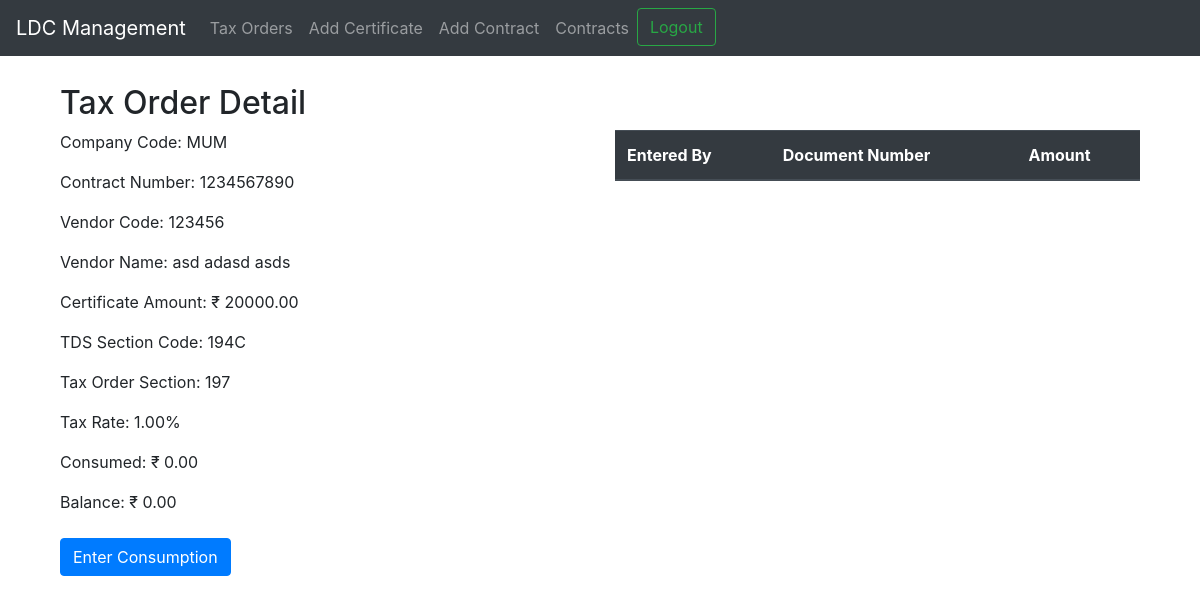
Page /tax_order_detail/1/ (signed in) on the earlier database version.
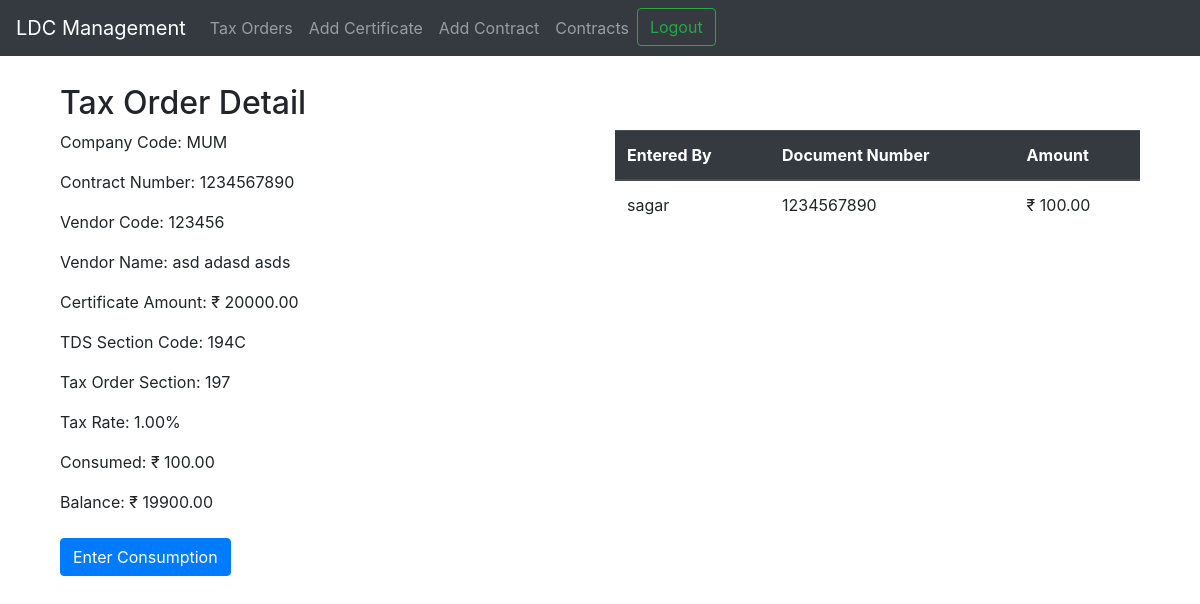
Same page on the later database version.
### taxorders/models.py (models this page shows)
class TaxOrder(models.Model):
    company_code = models.CharField(max_length=3)
    contract_number = models.CharField(max_length=255)
    vendor_code = models.CharField(max_length=6)
    vendor_name = models.CharField(max_length=255)
    certificate_number = models.CharField(max_length=10)
    certificate_date = models.DateField()
    certificate_amount = models.DecimalField(max_digits=15, decimal_places=2)
    tds_section_code = models.CharField(max_length=4)
    tax_order_section = models.CharField(max_length=3)
    tax_rate = models.DecimalField(max_digits=5, decimal_places=2)
    consumed = models.DecimalField(max_digits=15, decimal_places=2, default=0)
    balance = models.DecimalField(max_digits=15, decimal_places=2, default=0)
    sectioncode = models.CharField(max_length=3,default="CP")
    fiscalyear =models.IntegerField(default=2023, max_length=4)

class CertificateConsumption(models.Model):
    user = models.ForeignKey(User, on_delete=models.CASCADE)
    tax_order = models.ForeignKey(TaxOrder, on_delete=models.CASCADE)
    document_number = models.CharField(max_length=10, default=0000000000)
    consumption_amount = models.DecimalField(max_digits=10, decimal_places=2)

### taxorders/views.py (the view)
# urls.py: path('tax_order_detail/<int:tax_order_id>/', views.tax_order_detail, name='tax_order_detail'),
@login_required
def tax_order_detail(request, tax_order_id):
    tax_order = get_object_or_404(TaxOrder, pk=tax_order_id)
    tax_order_cons = list(CertificateConsumption.objects.filter(tax_order=tax_order.id))
    if tax_order_cons != "":
        tax_order_consd = tax_order_cons
    else:
        tax_order_consd = ""
    return render(request, 'taxorders/tax_order_detail.html', {'tax_order': tax_order,'tax_order_cons': tax_order_consd})

### taxorders/templates/taxorders/tax_order_detail.html
{% extends 'base.html' %}
{% block content %}
  <div class="container mt-4">
    <h2>Tax Order Detail</h2>
    <div class="row">
      <div class="col-md-6">
        <p>Company Code: {{ tax_order.company_code }}</p>
        <p>Contract Number: {{ tax_order.contract_number }}</p>
        <p>Vendor Code: {{ tax_order.vendor_code }}</p>
        <p>Vendor Name: {{ tax_order.vendor_name }}</p>
        <p>Certificate Amount: &#8377; {{ tax_order.certificate_amount }}</p>
        <p>TDS Section Code: {{ tax_order.tds_section_code }}</p>
        <p>Tax Order Section: {{ tax_order.tax_order_section }}</p>
        <p>Tax Rate: {{ tax_order.tax_rate }}%</p>
        <p>Consumed: &#8377; {{ tax_order.consumed }}</p>
        <p>Balance: &#8377; {{ tax_order.balance }}</p>
      </div>
      <div class="col-md-6">
        <table class="table">
          <thead class="thead-dark">
            <tr>
              <th>Entered By</th>
              <th>Document Number</th>
              <th>Amount</th>
            </tr>
          </thead>
          <tbody>
            {% for tax_order_con in tax_order_cons %}
              <tr>
                <td>{{ tax_order_con.user }}</td>
                <td>{{ tax_order_con.document_number }}</td>
                <td>&#8377; {{ tax_order_con.consumption_amount }}</td>
              </tr>
            {% endfor %}
          </tbody>
        </table>
      </div>
    </div>
    <a href="{% url 'enter_consumption' tax_order.id %}" class="btn btn-primary mt-2">Enter Consumption</a>
  </div>
{% endblock %}

### taxorders/templates/base.html (shortened to what this page needs)
<!DOCTYPE html>
<html lang="en">
<head>
    <link rel="stylesheet" href="https://stackpath.bootstrapcdn.com/bootstrap/4.3.1/css/bootstrap.min.css">
</head>
<body>
    <nav class="navbar navbar-expand-md navbar-dark bg-dark fixed-top">
        <a class="navbar-brand" href="{% url 'tax_order_list' %}">LDC Management</a>
        <div class="collapse navbar-collapse" id="navbarCollapse">
            <ul class="navbar-nav mr-auto">
                {% if user.is_authenticated %}
                    <li class="nav-item">
                        <a class="nav-link" href="{% url 'tax_order_list' %}">Tax Orders</a>
                    </li>
                    <li class="nav-item">
                        <a class="nav-link" href="{% url 'add_certificate' %}">Add Certificate</a>
                    </li>
                    <li class="nav-item">
                        <a class="nav-link" href="{% url 'add_contract' %}">Add Contract</a>
                    </li>
                    <li class="nav-item">
                        <a class="nav-link" href="{% url 'contract_details_list' %}">Contracts</a>
                    </li>
                    <li class="nav-item">
                        <form method="post" action="{% url 'logout' %}" class="form-inline my-2 my-lg-0">
                            <button class="btn btn-outline-success my-2 my-sm-0" type="submit">Logout</button>
                        </form>
                    </li>
                {% else %}
                    <li class="nav-item">
                        <a class="nav-link" href="{% url 'login' %}">Login</a>
                    </li>
                {% endif %}
            </ul>
        </div>
    </nav>
    <div class="container">
        {% block content %}{% endblock %}
    </div>
</body>
</html>

### taxorders/templates/base.html (style rules this page uses)
body { padding-top: 60px; }

Differences in the rows shown:
changed TaxOrder "MUM": consumed "0.00" → "100.00"; balance "0.00" → "19900.00"
added CertificateConsumption: user "sagar", document_number "1234567890", consumption_amount "100.00"
